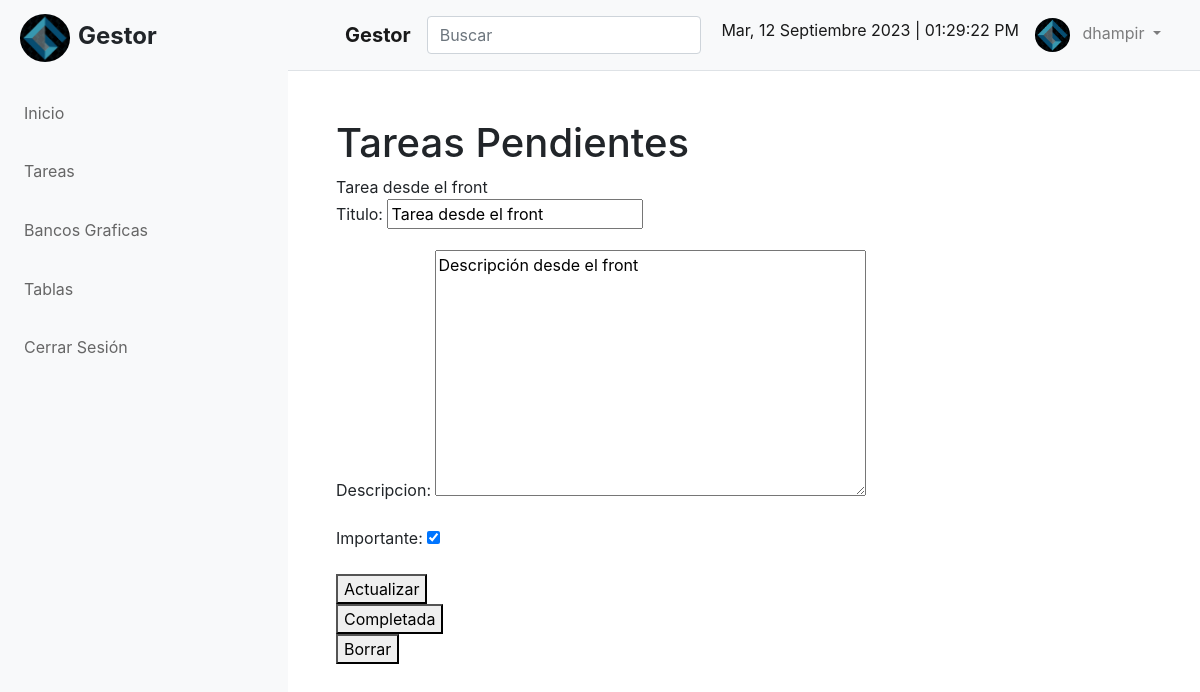
Page /tareas_vista/2/ (signed in) on the committed database.
### tareas/models.py (models this page shows, shortened)
class tareas(models.Model):
    titulo = models.CharField(max_length=250)
    descripcion = models.TextField(blank=True)
    creado = models.DateTimeField(auto_now_add=True)
    fechacompleto = models.DateTimeField(null=True, blank=True)
    importante = models.BooleanField(default=False)
    user = models.ForeignKey(User, on_delete=models.CASCADE)

### tareas/views.py (the view, shortened to what this page needs)
# urls.py: path('tareas_vista/<int:tarea_id>/', views.detalles_tarea, name='detalles_tarea'),
@login_required
def detalles_tarea(request, tarea_id):
    if request.method == 'GET':
        tarea = get_object_or_404(tareas, pk=tarea_id, user=request.user)
        form = FormularioTareas(instance=tarea)
        return render(request, 'detalles_tarea.html',{
            'tarea': tarea,
            'form': form
        })

### tareas/form.py
class FormularioTareas(ModelForm):
    class Meta:
        model = tareas
        fields = ['titulo', 'descripcion', 'importante']

### tareas/templates/detalles_tarea.html (shortened to what this page needs)
{% extends 'base.html' %}
{% block content %}
<h1>Tareas Pendientes</h1>
<hi>{{tarea.titulo}}</hi>
<form method="POST">
    {{form.as_p}}
    <button>
        Actualizar
    </button>
</form>
<form action="{% url 'tarea_completa' tarea.id %}" method="POST">
    <button>
        Completada
    </button>
</form>
<form action="{% url 'borrar_tarea' tarea.id %}" method="POST">
    <button>
        Borrar
    </button>
</form>
{% endblock %}

### tareas/templates/base.html (shortened to what this page needs)
{%load static %}
<!DOCTYPE html>
<html lang="en">
<head>
    <link rel="stylesheet" href="https://cdn.jsdelivr.net/npm/bootstrap@4.6.2/dist/css/bootstrap.min.css"
>
    <link href="https://unpkg.com/ionicons@4.5.10-0/dist/css/ionicons.min.css" rel="stylesheet">
    <link rel="stylesheet" href="{% static 'css/style.css' %}">
    <link rel="stylesheet" href="https://cdn.datatables.net/1.13.4/css/dataTables.bootstrap4.min.css">
</head>
<body onload="startTime()">
    <div id="content-wrapper" class="d-flex">
        <div id="sidebar-container" class="bg-light border-rigth">
            <div class="logo">
                <h4 class="font-weight-bold mb-8"><img src="{% static 'img/logo.png' %}"
                        class="img-fluid rounded-circle avatar-logo mr-2">Gestor</h4>
            </div>
            <div id="menu">
                <div class="menu list-group-flush">
                    <ul>
                        <a href="/" class="list-group-item list-group-item-action bg-light p-3 border-0"> Inicio</a>
                        {% if user.is_authenticated %}
                        <li><a class="has-sub list-group-item list-group-item-action bg-light p-3 border-0"> Tareas</a>
                        </li>
                        <a href="{% url 'bancos' %}" class="list-group-item list-group-item-action bg-light p-3 border-0"> Bancos Graficas</a>
                        <a class="list-group-item list-group-item-action bg-light p-3 border-0"
                            href="{% url 'libros' %}"> Tablas</a>
                        <a href="/cerrar_sesion" class="list-group-item list-group-item-action bg-light p-3 border-0"> Cerrar Sesión</a>
                        {% endif %}
                    </ul>
                </div>
            </div>
        </div>
        <div id="page-container" class="w-100">
            <nav class="navbar navbar-expand-lg navbar-light bg-light border-bottom">
                <div class="container">
                    <button id="menu-toggle" class="btn"></button>
                    <a class="navbar-brand font-weight-bold mb-8" href="#">Gestor</a>
                    <form id="search-form" class="form-inline position-relative my-2 d-inline-block">
                        <input class="form-control mr-sm-2" type="search" placeholder="Buscar" aria-label="Buscar">
                        <button class="btn btn-search position-absolute" type="submit"></button>
                    </form>
                    <div class="collapse navbar-collapse" id="navbarSupportedContent">
                        <ul class="navbar-nav ml-auto">
                            <li class="nav-item active">
                                <a class="nav-link" id="clock"></a>
                            </li>
                            {% if user.is_authenticated %}
                            <li class="nav-item dropdown">
                                <a class="nav-link dropdown-toggle" href="#" role="button" data-toggle="dropdown"
                                    aria-expanded="false">
                                    <img src="{% static 'img/logo.png' %}" class="img-fluid rounded-circle avatar mr-2">
                                    {{user.username}}
                                </a>
                            </li>
                            {% else %}
                            <a href="/registro" class="nav-link"> Registro</a>
                            <a href="/iniciar_sesion" class="nav-link"> Iniciar Sesión</a>
                            {% endif %}
                        </ul>
                    </div>
                </div>
            </nav>
            <div id="content" class="container-fluid p-5">
                {% block content %} {% endblock %}
            </div>
        </div>
    </div>
</body>
</html>

### panel/static/css/style.css (style rules this page uses)
:root { --primary: #0b254b; --light: #ffffff; --light-blue: #f5f6fa; --grey: #eff2f7; }
#sidebar-container { min-height: 100vh; margin-left: -18rem; transition: margin .25s ease-in-out; }
#sidebar-container .logo { padding: .875rem 1.25rem; font-size: 1.2rem; }
#sidebar-container .menu { width: 18rem; }
.btn-search { right: 5px; }
.avatar { max-width: 35px; }
.avatar-logo { max-width: 50px; }
@media (min-width: 768px) { #sidebar-container { margin-left: 0; } }
@media (min-width: 768px) { #page-container { min-width: 0; width: 100%; } }
#menu { padding: 0; margin: 0; border: 0; }
#menu ul, li { list-style: none; margin: 0; padding: 0; }
#menu ul { position: relative; z-index: 597; float: left; }
#menu ul li { float: left; min-height: 1px; line-height: 1rem; vertical-align: middle; }
#menu ul li { float: none; }
#menu span, #menu a { display: inline-block; text-decoration: none; }
#menu:after, #menu ul:after { content: ''; display: block; clear: both; }
#menu ul, #menu li { width: 18rem; }
#menu li { background: #dddddd; }
#menu a { color: #666666; line-height: 160%; padding: 11px 28px 11px 28px; width: 18rem; }
#menu .has-sub { position: relative; }
#menu .has-sub:after, #menu .has-sub > ul > .has-sub:hover:after { content: ''; display: block; width: 18rem; height: 9px; position: absolute; right: 5px; top: 50%; margin-top: -5px; }

### rows in the picture
tareas: titulo "Tarea desde el front", descripcion "Descripción desde el front", importante "☑"

### other values in the picture
{{ user.username }} "dhampir"
